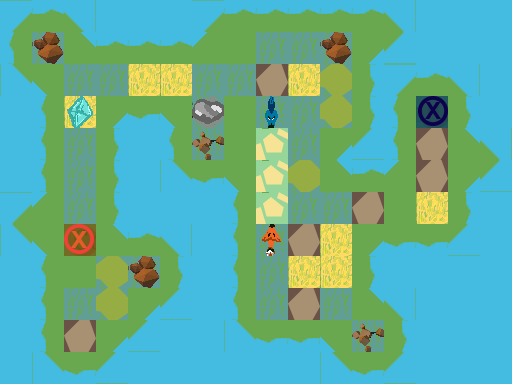

Rendered tile map (Tiled .tmx) drawn with the repository's tilesets; below, a short description and the full map source, tile grids included:
An orthogonal 16x12 tile map with 32x32 px tiles, 3 tile layers (Ground, Obstacles, Objects), 1 hidden layer not drawn.

<map version="1.0" orientation="orthogonal" renderorder="right-down" width="16" height="12" tilewidth="32" tileheight="32" nextobjectid="6">
 <tileset firstgid="1" name="TilesetPlaceholder" tilewidth="32" tileheight="32" tilecount="240" columns="10">
  <image source="../../../Tileset.png" width="320" height="768" />
 </tileset>
 <layer name="Ground" width="16" height="12">
  <data encoding="csv">
3221225493,1610612747,1610612757,5,5,5,3221225493,1610612747,1610612747,1610612747,1610612747,1610612747,1610612757,5,5,5,
3221225483,7,1610612767,1610612747,1610612747,1610612747,3221225503,1,7,7,7,31,21,5,5,5,
2684354581,2684354591,7,7,2,2,7,7,17,2,7,11,3221225493,1610612747,1610612757,5,
5,3221225483,2,31,2684354571,2684354591,7,1,7,7,7,11,3221225483,1,11,5,
5,3221225483,7,11,5,3221225483,7,1,2684354568,7,31,21,3221225483,17,1610612767,1610612757,
5,3221225483,7,11,5,2684354581,2684354571,2684354591,2684354568,7,1610612767,1610612747,3221225503,17,31,21,
3221225493,3221225503,7,11,5,5,5,3221225483,2684354568,7,7,17,1,2,11,5,
2684354581,2684354591,1,1610612767,1610612747,1610612757,5,3221225483,7,17,2,31,2684354571,2684354571,21,5,
5,3221225483,1,7,7,11,5,3221225483,7,2,2,11,5,5,5,5,
5,3221225483,7,7,31,21,5,3221225483,7,17,7,1610612767,1610612757,5,5,5,
5,3221225483,17,31,21,5,5,2684354581,2684354571,2684354571,2684354591,7,11,5,5,5,
5,2684354581,2684354571,21,5,5,5,5,5,5,2684354581,2684354571,21,5,5,5
</data>
 </layer>
 <layer name="Obstacles" width="16" height="12">
  <data encoding="csv">
0,0,0,0,0,0,0,0,0,0,0,0,0,0,0,0,
0,56,0,0,0,0,0,0,0,0,56,0,0,0,0,0,
0,0,0,0,0,0,0,0,0,0,44,0,0,0,0,0,
0,0,0,0,0,0,43,0,0,0,44,0,0,0,0,0,
0,0,0,0,0,0,55,0,0,0,0,0,0,0,0,0,
0,0,0,0,0,0,0,0,0,44,0,0,0,0,0,0,
0,0,0,0,0,0,0,0,0,0,0,0,0,0,0,0,
0,0,0,0,0,0,0,0,0,0,0,0,0,0,0,0,
0,0,0,44,56,0,0,0,0,0,0,0,0,0,0,0,
0,0,0,44,0,0,0,0,0,0,0,0,0,0,0,0,
0,0,0,0,0,0,0,0,0,0,0,55,0,0,0,0,
0,0,0,0,0,0,0,0,0,0,0,0,0,0,0,0
</data>
 </layer>
 <layer name="Objects" width="16" height="12">
  <data encoding="csv">
0,0,0,0,0,0,0,0,0,0,0,0,0,0,0,0,
0,0,0,0,0,0,0,0,0,0,0,0,0,0,0,0,
0,0,0,0,0,0,0,0,0,0,0,0,0,0,0,0,
0,0,184,0,0,0,0,0,3221225664,0,0,0,0,182,0,0,
0,0,0,0,0,0,0,0,0,0,0,0,0,0,0,0,
0,0,0,0,0,0,0,0,0,0,0,0,0,0,0,0,
0,0,0,0,0,0,0,0,0,0,0,0,0,0,0,0,
0,0,181,0,0,0,0,0,191,0,0,0,0,0,0,0,
0,0,0,0,0,0,0,0,0,0,0,0,0,0,0,0,
0,0,0,0,0,0,0,0,0,0,0,0,0,0,0,0,
0,0,0,0,0,0,0,0,0,0,0,0,0,0,0,0,
0,0,0,0,0,0,0,0,0,0,0,0,0,0,0,0
</data>
 </layer>
 <layer name="Solution" width="16" height="12" visible="0">
  <data encoding="csv">
224,224,224,224,224,224,224,224,224,224,224,224,224,224,224,224,
224,0,0,0,0,0,0,0,0,0,0,0,0,0,0,224,
224,0,0,0,0,0,0,0,0,0,0,0,0,0,0,224,
224,224,224,224,224,224,0,0,0,0,0,0,0,0,0,224,
224,224,224,224,224,224,0,0,0,0,0,0,0,0,0,224,
224,0,0,0,0,0,0,0,0,0,0,0,0,0,0,224,
224,0,0,0,0,0,0,0,0,0,0,0,0,0,0,224,
224,0,0,0,0,0,0,0,0,0,0,0,0,0,0,224,
224,0,0,0,0,0,0,0,0,0,0,17,0,0,0,224,
224,0,0,0,0,0,0,0,0,0,0,0,0,0,0,224,
224,0,0,0,0,0,0,0,0,0,0,0,0,0,0,224,
224,224,224,224,224,224,224,224,224,224,224,224,224,224,224,224
</data>
 </layer>
</map>
